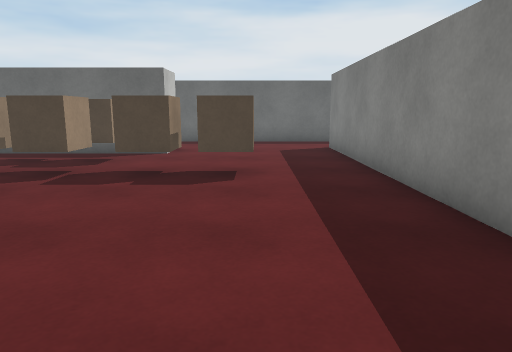
[1] (above)

16 first-person views from a walk through a Unity game level. The camera is 1.2 m above the floor, tilts 10° down and sees 70° across. The floor is counted in squares, 1 m on a side. Each view is taken from the middle of a square. On the plan, view 1 faces up. The plan holds only what a view shows up to about 15 squares ahead; the rest is blank. The player is left out. Surface patterns are stand-ins for the level's own textures.

[2]
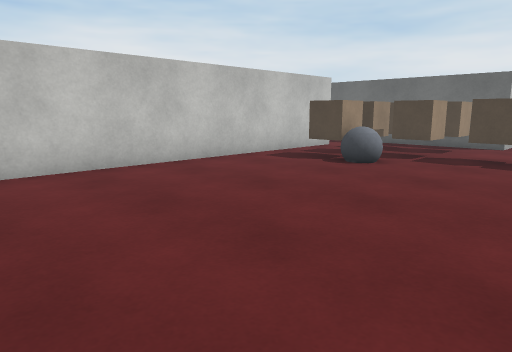

[3]
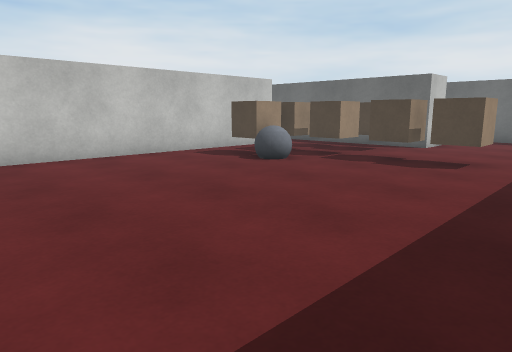

[4]
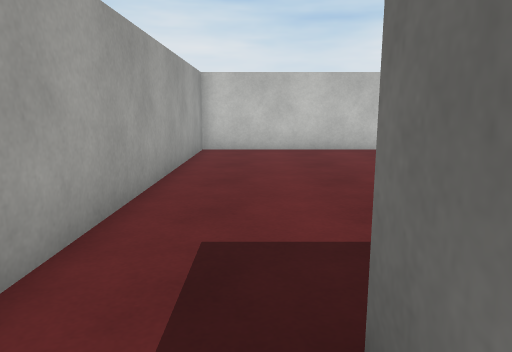

[5]
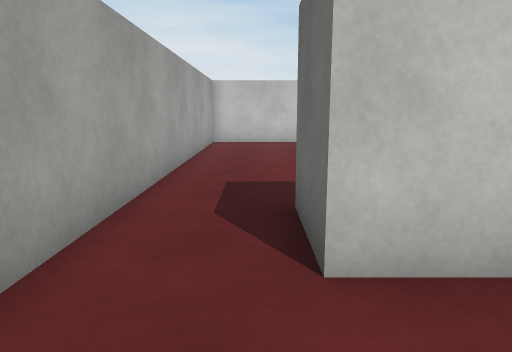

[6]
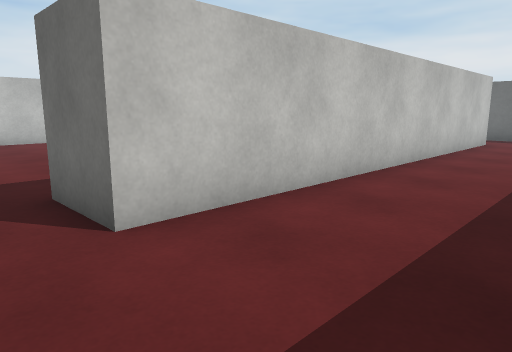

[7]
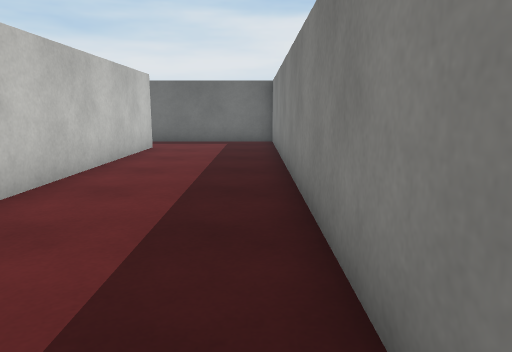

[8]
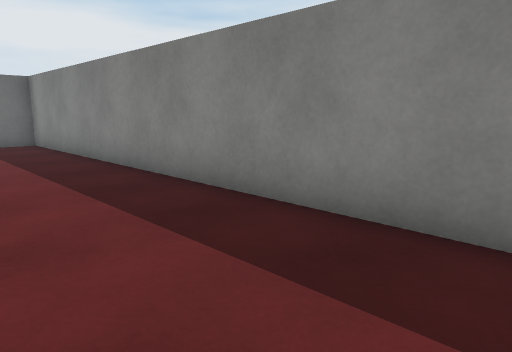

[9]
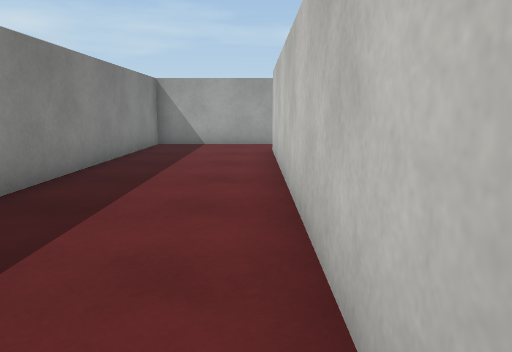

[10]
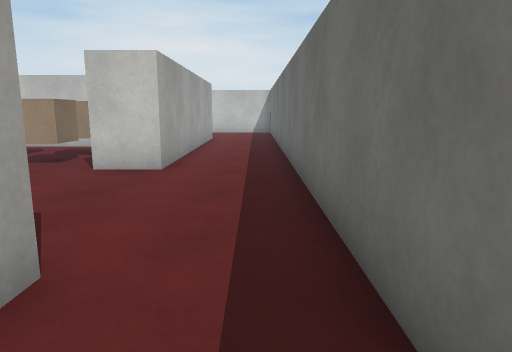

[11]
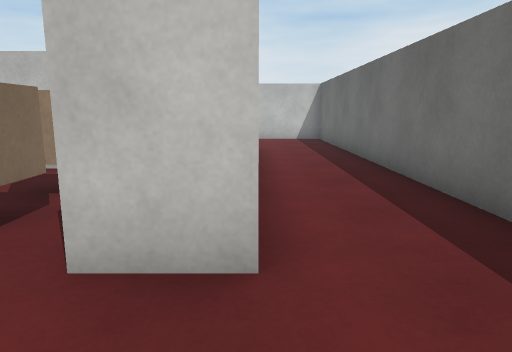

[12]
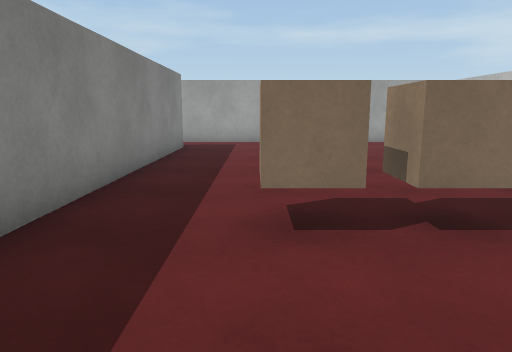

[13]
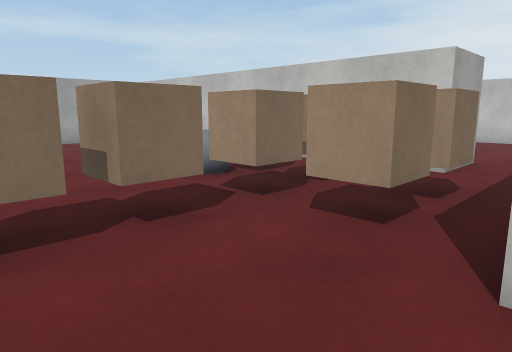

[14]
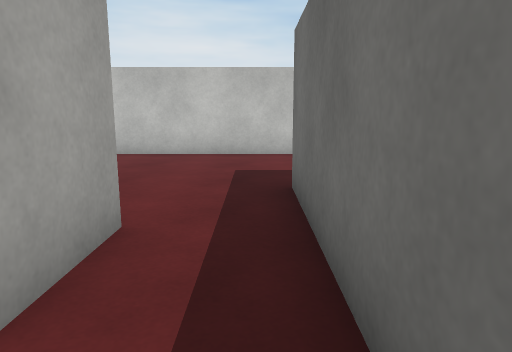

[15]
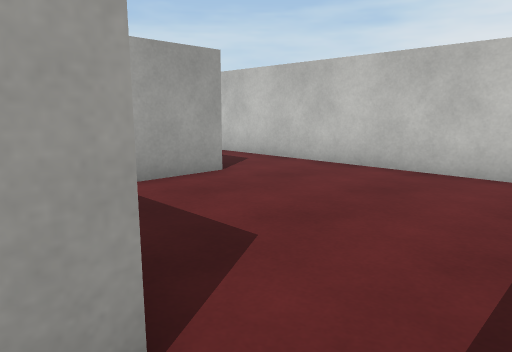

[16]
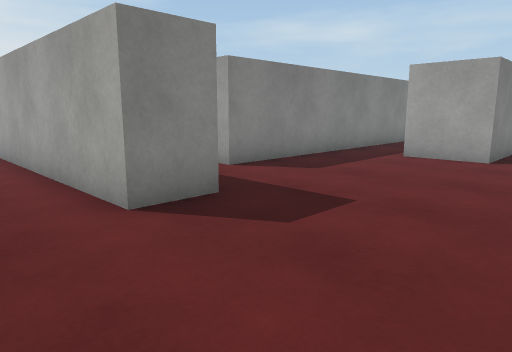

### Floor plan
Ten units are one square. View 1 is at (0, 0); x grows to the right and y downward. Boxes are objects, and circles mark ways between rooms. Rooms are numbered by the first view taken in them; rooms with no view inside come last. Other rooms are left out.
<svg viewBox="-169 -153 261 195">
<path fill="none" stroke="#000" d="M-77 -86 -77 37 45 37M-26 -120 -26 -106 -66 -106M45 15 25 15 25 -124 30 -124M45 -148 -15 -148M45 -125 45 15M45 37 87 37 87 -148 45 -148M-164 -111 -164 -54M-66 -106 -118 -106 -118 -120 -26 -120M-97 -46 -97 -86 -77 -86M-139 -41 -118 -41M-15 -148 -152 -148"/>
<rect x="-65" y="-65" width="20" height="20" fill="#bbb"><title>other object</title></rect>
<rect x="-65" y="-75" width="20" height="10" fill="#bbb"><title>other object</title></rect>
<rect x="-65" y="-95" width="20" height="10" fill="#bbb"><title>other object</title></rect>
<rect x="-55" y="-55" width="20" height="10" fill="#bbb"><title>other object</title></rect>
<rect x="-45" y="-75" width="10" height="10" fill="#bbb"><title>other object</title></rect>
<rect x="-45" y="-95" width="20" height="10" fill="#bbb"><title>other object</title></rect>
<rect x="-25" y="-75" width="10" height="10" fill="#bbb"><title>other object</title></rect>
<rect x="-15" y="-75" width="20" height="10" fill="#bbb"><title>other object</title></rect>
<circle cx="35" cy="-135" r="3" fill="#2a7"/>
<circle cx="35" cy="25" r="3" fill="#2a7"/>
<circle cx="-25" cy="-135" r="3" fill="#2a7"/>
<circle cx="-75" cy="-95" r="3" fill="#2a7"/>
<text x="-20" y="-50">1</text>
<text x="60" y="-60">2</text>
<text x="-120" y="-100">3</text>
</svg>
Room 1 opens to room 2. Room 1 opens to room 3.

Where each view was taken, in squares from view 1:
view 1: 0 up, 0 right, facing up
view 2: 3 down, 0 right, facing up-left
view 3: 2 down, 2 right, facing up-left
view 4: 2 down, 4 right, facing left
view 5: 2 down, 7 right, facing left
view 6: 3 down, 8 right, facing up-left
view 7: 0 up, 8 right, facing up
view 8: 0 up, 5 right, facing up-right
view 9: 10 up, 5 right, facing down
view 10: 14 up, 5 right, facing left
view 11: 12 up, 0 right, facing left
view 12: 11 up, 0 right, facing down
view 13: 11 up, 0 right, facing down-left
view 14: 10 up, 6 left, facing left
view 15: 10 up, 9 left, facing down-left
view 16: 14 up, 16 left, facing down-right
